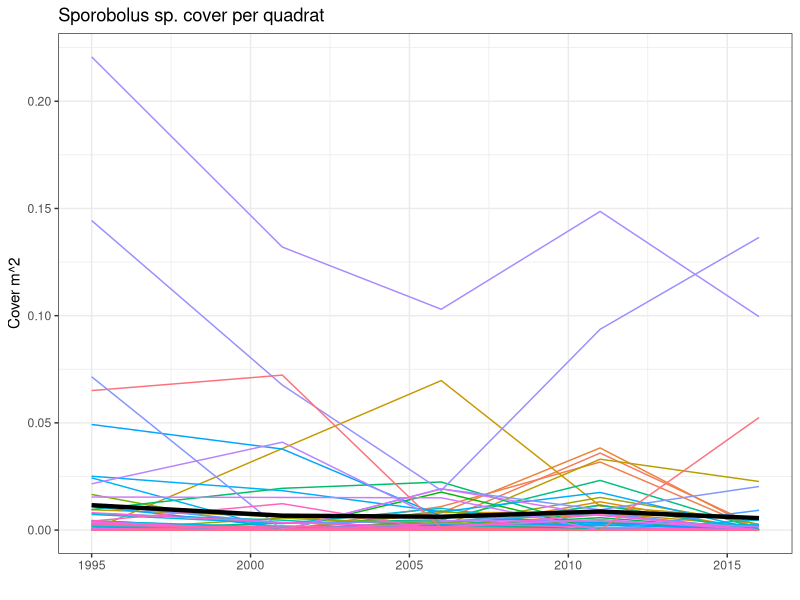
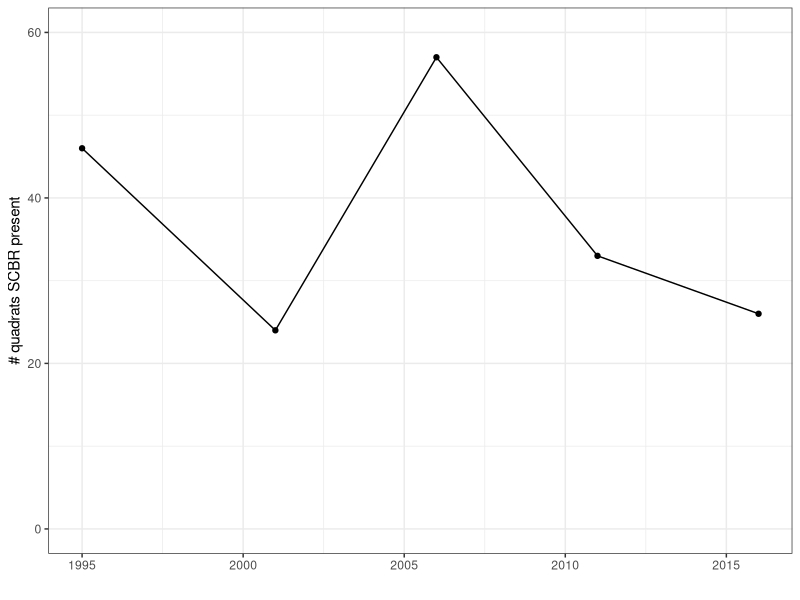
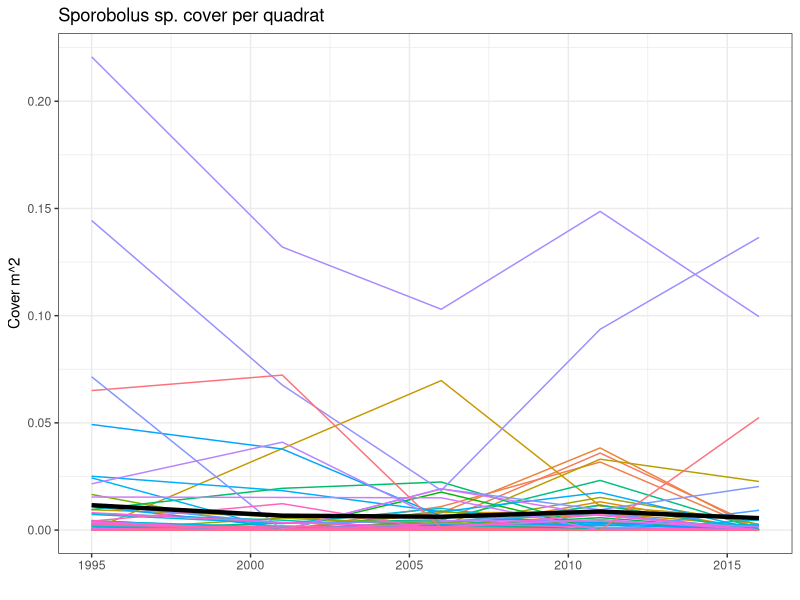
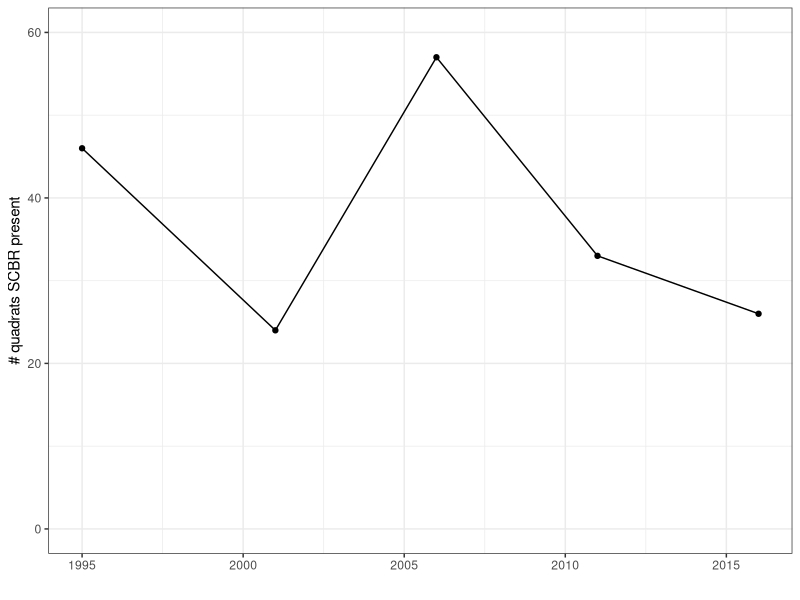

Recreate these plots in R, in order.
#' Looking at SPORO cover 1995-2016
#' EMC 8/26/20

library(dplyr)
library(ggplot2)

grasstotals = read.csv('data/grass_species_totals.csv', stringsAsFactors = F)
dates = read.csv('data/quadrats_dates_for_analysis.csv', stringsAsFactors = F)
quadtype = read.csv('data/quad_type_coordinate.csv', stringsAsFactors = F) %>%
  dplyr::select(quadrat, vegtype, upland_byspecies)

# quadrats to be used in analysis
quads = unique(dates$quadrat)

# just looking at SPORO cover
sporo_data = dplyr::filter(grasstotals, species=='SPORO', year >=1995)
moderndates = dplyr::filter(dates, year>=1995)
sporo = sporo_data %>%
  merge(moderndates, all.y=T) %>%
  filter(quadrat %in% unique(sporo_data$quadrat), 
         quadrat %in% quads,
         quadrat !='A2',
         year >=1995)

# fill in 0s where cover is NA (date implies it was sampled, but no SPORO found)
sporo$totalarea[is.na(sporo$totalarea)] <- 0

# make wide
sporo_wide = tidyr::pivot_wider(sporo[c('quadrat','project_year','totalarea')], 
                               names_from=project_year, values_from=totalarea)

# get mean of all quads
sporo_mean = sporo %>%
  group_by(project_year) %>%
  summarize(mean_area=mean(totalarea))

# figures
sporo_trends = ggplot() +
  geom_line(data=sporo, aes(x=as.numeric(project_year), y=totalarea, color=quadrat), show.legend = F) +
  geom_line(data=sporo_mean, aes(x=as.numeric(project_year), y=mean_area), size=1.5) +
  xlab('') +
  ylab('Cover m^2') +
  ggtitle('Sporobolus sp. cover per quadrat') +
  theme_bw()
sporo_trends
ggsave('Figures/cover_1995_2016_SPORO.png', plot=sporo_trends, width=4, height=3)

presence = sporo %>%
  dplyr::filter(totalarea>0) %>%
  group_by(project_year) %>%
  summarize(nquads=n_distinct(quadrat))
  
sporo_presence = ggplot(presence, aes(x=as.numeric(project_year), y=nquads)) +
  geom_point() +
  geom_line() +
  xlab('') +
  ylab('# quadrats SCBR present') +
  ylim(0,60) +
  theme_bw()
sporo_presence
ggsave('Figures/presence_1995_2016_SPORO.png', plot=sporo_presence, width=4, height=3)

# # test effect of soil on boer cover during drought
# soil = read.csv('../JRN_quadrat_datapaper/Soil/Jornada_quadrat_soil_PSA.csv', stringsAsFactors = F)
# soil_deep = dplyr::filter(soil, depth_layer=='deep')
# soil_shallow = dplyr::filter(soil, depth_layer=='shallow')
# boer2011 = dplyr::filter(boer, project_year==2011, totalarea>0) %>%
#   merge(soil_deep, all.x=T)
# 
# plot(boer2011$pct_clay, boer2011$totalarea)
        